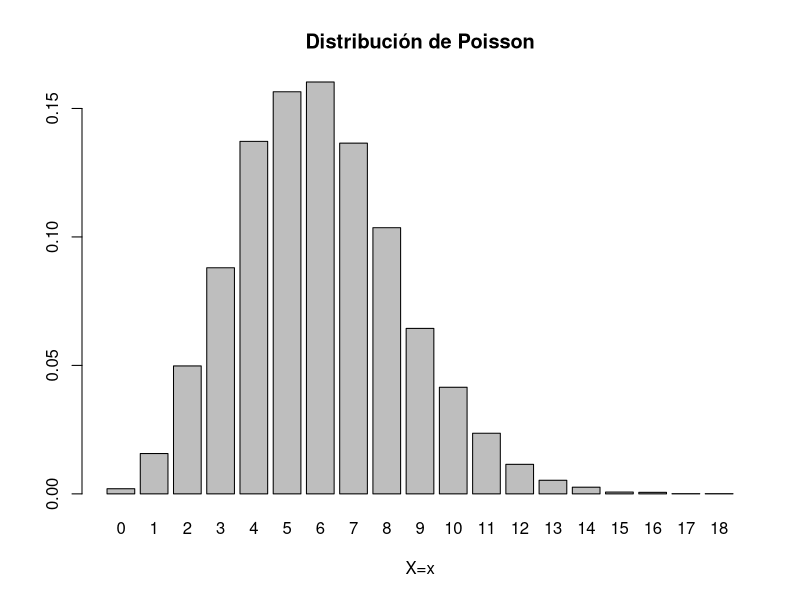
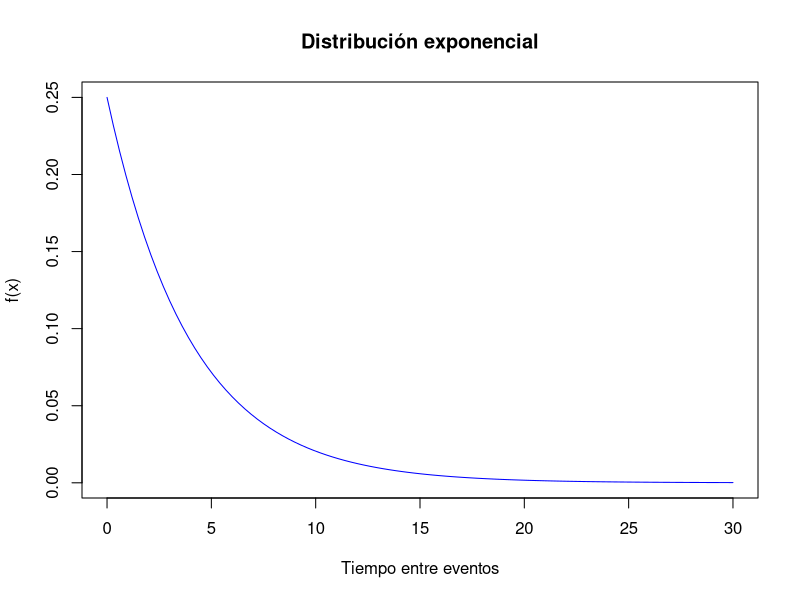

The R script that drew these images, in order:
set.seed(0202)

"Un banco recibe, en promedio, 6 cheques sin fondo por día"

#a) Grafica la función de distribución de la variable aleatoria. (Asume que se obtienen 10,000 muestras)
poisson <- rpois(n = 10000, lambda = 6)
barplot(table(poisson)/length(poisson),
        main = "Distribución de Poisson", 
        xlab = "X=x")


#b) ¿Cuál es la probabilidad de que reciba 4 cheques sin fondo en un dia? 13.38%
dpois(4,6)


#c) ¿Cuál es la probabilidad de que reciba más de 8 cheques sin fondo? 15.27%
ppois(8,6, FALSE)

 
#d) ¿Cuál es la probabilidad de que reciba entre 4 y 10 cheques sin fondo? 67.23%
ppois(10, 6) - ppois(4, 6)

 
#e) ¿Cuál es la probabilidad de que tengan que pasar 5 horas o menos hasta que se presente el siguiente cheque sin fondos? 71.34%
pexp(q = 5, rate = 6/24)

 
#f) ¿Cuál es la probabilidad de que tengan que pasar entre 2 y 4 hasta que se presente el siguiente cheque sin fondos? 23.86%
pexp(4, 6/24) - pexp(2, 6/24) 

 
#g) Realiza la gráfica de distribución de probabilidad de la variable aleatoria anterior
curve(dexp(x, rate = 6/24), from=0, to=30, 
      col='blue', main = "Distribución exponencial",
      ylab = "f(x)", xlab = "Tiempo entre eventos")
